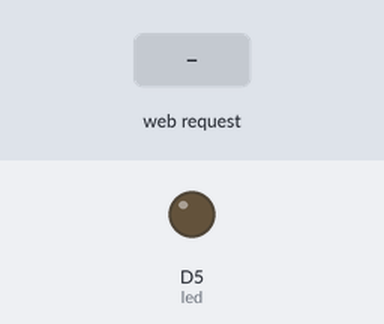
Bench run of a sketch on a simulated ESP8266 (NodeMCU). Shown: output pins drawn as LEDs (lit = HIGH). The inputs (shaded band) are chosen by the test bench. WiFi joins after 1.5 s; servers stay silent unless stated; network time is answered at once with the bench clock; the local clock reads 2024-03-15 10:24:30 at power-on unless the sketch sets it; no MQTT or app messages arrive unless stated; what the sketch prints to the serial monitor is not drawn.

Above: at 2.8 s.
2.9 s: HTTP request GET / received
At 4.0 s:
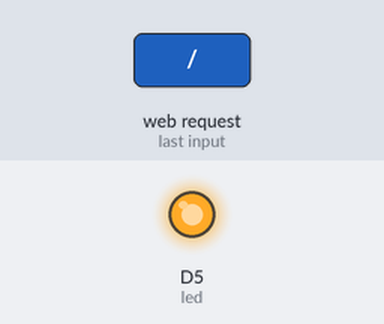
8.1 s: HTTP request GET /off received
At 9.0 s:
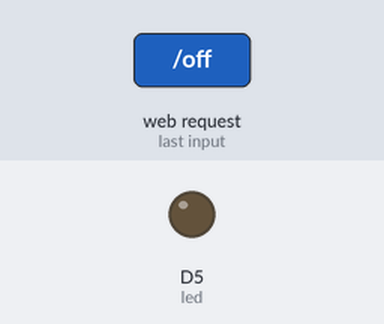
9.6 s: HTTP request GET /on received
At 10.0 s:
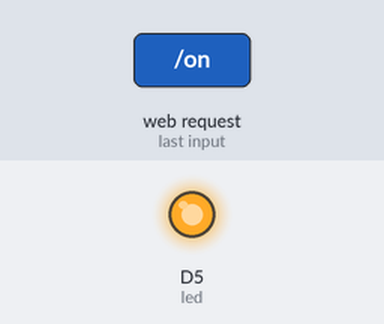
Timing chart, 0 to 12.6 s (numbered marks = the images above; inputs shaded):
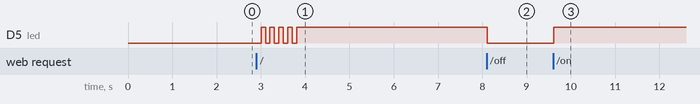

Measured:
- after the input at 2.9 s, D5 (led): alternates HIGH for 0.10 s and LOW for 0.10 s, 9 changes in all, then stays HIGH, starting after 0.11 s
- after the input at 8.1 s, D5 (led): HIGH → LOW at once
- after the input at 9.6 s, D5 (led): LOW → HIGH at once

The sketch:

wifi_button_mqtt.ino
```cpp
#include <ESP8266WiFi.h>
#include <WiFiClient.h>
#include <ESP8266WebServer.h>
#include <ESP8266mDNS.h>
#include <time.h>
//------------------
#include <PubSubClient.h>
//------------------
#include <NTPClient.h>
#include <WiFiUdp.h>
//------------------
#include <SPI.h>
#include <MFRC522.h>
#include <LiquidCrystal.h>

#define SDA_PIN D7
#define RST_PIN D6
#define SCK_PIN  D4
#define MOSI_PIN  D3
#define MISO_PIN  D1
MFRC522 mfrc522(SDA_PIN, RST_PIN);   // Create MFRC522 instance.

int digitalVal;
bool executed = false;
const char* ssid = "Drifada";
const char* password = "sdfsdfdssdfs"; // fdssdfsdfds
const int led = D5;
byte willQoS = 0;
//------------------
const char *mqtt_broker = "broker.mqttdashboard.com"; // "broker.emqx.io"; // teste ;
const char *topic = "arduino/LED";
const char *topic1 = "arduino/HORA";
const char *mqtt_username = "emqx";
const char *mqtt_password = "public";
const int mqtt_port = 1883;
boolean wifiConnected = false;
// ------------------
const long utcOffsetInSeconds = -10800; // -3*60*60 (Brasil)
char daysOfTheWeek[7][12] = {"Sunday", "Monday", "Tuesday", "Wednesday", "Thursday", "Friday", "Saturday"};
// Define NTP Client to get time
WiFiUDP ntpUDP;
NTPClient timeClient(ntpUDP, "pool.ntp.org", utcOffsetInSeconds);
//------------------
WiFiClient espClient;
PubSubClient client(espClient);
//------------------
ESP8266WebServer server(80);
//------------------


void handleRoot() {
  server.send(200, "text/plain", "hello from esp8266! (blinking LED)");
  int led_state = 0;
  for (int ii=0;ii<10;ii++){
    digitalWrite(led,led_state);
    led_state = !led_state;
    delay(100);
  }
}

String GetDataHora()
{
  String formattedDate;
  formattedDate = timeClient.getFormattedTime();
  return formattedDate;
  }

void callback(char* topic, byte* payload, unsigned int length) {
  Serial.print("Message arrived [");
  Serial.print(topic);
  Serial.print("] ");
  for (int i=0;i<length;i++) {
    Serial.print((char)payload[i]);
  }
  Serial.println();
}

char* toCharArray(String str) {
  return &str[0];
}

String GetHora(){
  String tmp;
  tmp=GetDataHora();
  //client.publish(topic1,toCharArray(tmp));
  return tmp;
}

void led_on(){

  server.send(200, "text/plain", "LED on");
  client.publish(topic,toCharArray("{Date:"+GetHora()+",LED:on}"));
  digitalWrite(led,HIGH);
}

void led_off(){
  String tmp;
  tmp="{time:"+GetDataHora()+ ",Led:off}";
  server.send(200, "text/plain", "LED off");
  client.publish(topic,toCharArray("{Date:"+GetHora()+",LED:off}"));
  digitalWrite(led,LOW);
}

void setup(void){
  pinMode(led, OUTPUT);
  digitalWrite(led, 0);
  Serial.begin(115200);
  // instancia leitor do rfid
  SPI.begin();      // Inicia  SPI bus
  mfrc522.PCD_Init();   // Inicia MFRC522
  // ---------------------------------
  WiFi.begin(ssid, password);
  Serial.println("");

  // Wait for connection
  while (WiFi.status() != WL_CONNECTED) {
    delay(500);
    Serial.print(".");
  }
  Serial.println("");
  if (wifiConnected)
  {
    timeClient.begin();
  Serial.print("Connected to ");
  Serial.println(ssid);
  Serial.print("IP address: ");
  Serial.println(WiFi.localIP());
  }
  server.on("/", handleRoot); // what happens in the root
  server.on("/on",led_on); // turn led on from webpage /on
  server.on("/off", led_off); // turn led off from webpage /off

  server.begin();
  Serial.println("HTTP server started");
  client.setServer(mqtt_broker, mqtt_port);
  client.setCallback(callback);
  while (!client.connected()) {
    String client_id = "esp8266-client-";
    client_id += String(WiFi.macAddress());
    Serial.printf("The client %s connects to the public mqtt broker\n", client_id.c_str());
    if (client.connect(client_id.c_str(), mqtt_username, mqtt_password)) {
      Serial.println("Public emqx mqtt broker connected");
    } else {
      Serial.print("failed with state ");
      Serial.print(client.state());
      delay(2000);
    }
  }
  // publish and subscribe
  client.publish(topic, " ");
  client.publish(topic, "hello emqx");
  client.subscribe(topic);
  client.subscribe(topic1);
}

void verifica_rfid()
{
   if ( ! mfrc522.PICC_IsNewCardPresent())
  {
    Serial.println("Erro na conexao do Leitor de Cartao PICC_IsNewCardPresent");
    return;
  }
  // Select one of the cards
  if ( ! mfrc522.PICC_ReadCardSerial())
  {
    Serial.println("Erro na conexao do Leitor de Cartao PICC_ReadCardSerial");
    return;
  }
  Serial.print("UID da tag :");
  String conteudo= "";
  byte letra;
    for (byte i = 0; i < mfrc522.uid.size; i++)
  {
     Serial.print(mfrc522.uid.uidByte[i] < 0x10 ? " 0" : " ");
     Serial.print(mfrc522.uid.uidByte[i], HEX);
     conteudo.concat(String(mfrc522.uid.uidByte[i] < 0x10 ? " 0" : " "));
     conteudo.concat(String(mfrc522.uid.uidByte[i], HEX));
  }
  conteudo.toUpperCase();
  Serial.println();
  Serial.print("Mensagem : "+conteudo);
  }

void loop(void){
  server.handleClient();
   timeClient.update();
  client.loop();
 // verifica_rfid();
 if ( mfrc522.PICC_IsNewCardPresent()) {
    if ( mfrc522.PICC_ReadCardSerial()) {
      Serial.println("Great!.. each time a card is read and re-read this text will print *ONCE ONLY*");
      executed = true;
    }
    else
    {     Serial.println(" erro na leitura*"); }
  }
  else {
    if (executed) {
      Serial.println("Oh dear... this seems to keep printing... ");
      executed = false;
    }
  }
}


// connect to wifi  returns true if successful or false if not
boolean connectWifi()
{
  boolean state = true;
  int i = 0;

  WiFi.mode(WIFI_STA);
  WiFi.begin(ssid, password);
  Serial.println("");
  Serial.println("Connecting to WiFi");

  // Wait for connection
  Serial.print("Connecting...");
  while (WiFi.status() != WL_CONNECTED) {
    delay(500);
    Serial.print(".");
    if (i > 20) {
      state = false; break;
    }
    i++;
  }
  Serial.println("");
  if (state) {
    Serial.print("Connected to ");
    Serial.println(ssid);
    Serial.print("IP address: ");
    Serial.println(WiFi.localIP());
  }
  else {
    Serial.println("Connection failed.");
  }
  return state;
}
```
